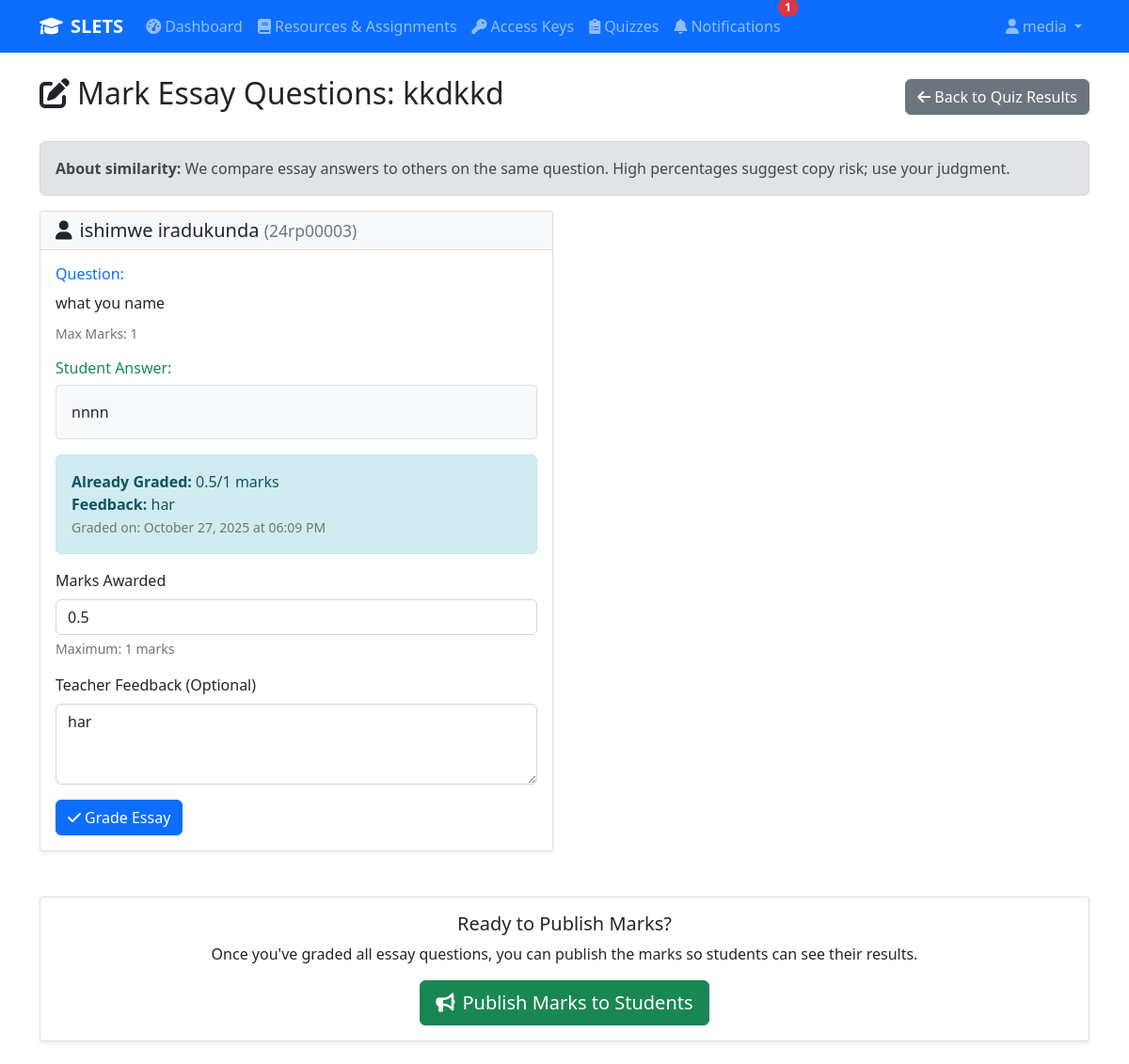
The app's page /teacher/mark_essays/3 (signed in) with its own data.
### app.py (models this page shows, shortened)
class User(UserMixin, db.Model):
    id = db.Column(db.Integer, primary_key=True)
    username = db.Column(db.String(80), unique=True, nullable=False)
    password_hash = db.Column(db.String(255), nullable=False)
    role = db.Column(db.String(20), nullable=False)  # 'admin', 'teacher' or 'student'
    email = db.Column(db.String(255), nullable=False)

class Resource(db.Model):
    id = db.Column(db.Integer, primary_key=True)
    title = db.Column(db.String(200), nullable=False)
    description = db.Column(db.Text)
    resource_type = db.Column(db.String(20), nullable=False)  # 'note', 'video', 'link'
    file_path = db.Column(db.String(255))
    url = db.Column(db.String(500))
    created_by = db.Column(db.Integer, db.ForeignKey('user.id'), nullable=False)
    created_at = db.Column(db.DateTime, default=datetime.now)
    grade = db.Column(db.String(10), nullable=False)
    is_deleted = db.Column(db.Boolean, default=False)  # Soft delete flag
    deleted_at = db.Column(db.DateTime)  # When it was deleted
    deleted_by = db.Column(db.Integer, db.ForeignKey('user.id'))  # Who deleted it
    access_time_limit = db.Column(db.Integer, default=0, nullable=True)  # Time limit in minutes (0 = no limit)

class Student(db.Model):
    id = db.Column(db.Integer, primary_key=True)
    name = db.Column(db.String(100), nullable=False)
    student_id = db.Column(db.String(20), unique=True, nullable=False)
    grade = db.Column(db.String(10), nullable=False)
    user_id = db.Column(db.Integer, db.ForeignKey('user.id'))
    teacher_id = db.Column(db.Integer, db.ForeignKey('user.id'), nullable=True)  # Teacher who created this student (nullable for self-registered)
    created_at = db.Column(db.DateTime, default=datetime.now)

class Question(db.Model):
    id = db.Column(db.Integer, primary_key=True)
    resource_id = db.Column(db.Integer, db.ForeignKey('resource.id'), nullable=False)
    question_text = db.Column(db.Text, nullable=False)
    correct_answer = db.Column(db.Text, nullable=True)
    options = db.Column(db.JSON, nullable=True)
    question_type = db.Column(db.String(10), nullable=False, default='mcq')
    marks = db.Column(db.Integer, nullable=False, default=1)
    created_at = db.Column(db.DateTime, default=datetime.now)

class StudentAnswer(db.Model):
    id = db.Column(db.Integer, primary_key=True)
    student_id = db.Column(db.Integer, db.ForeignKey('student.id'), nullable=False)
    question_id = db.Column(db.Integer, db.ForeignKey('question.id'), nullable=False)
    answer = db.Column(db.Text, nullable=False)
    is_correct = db.Column(db.Boolean, nullable=True)
    marks_awarded = db.Column(db.Float, nullable=True)
    teacher_feedback = db.Column(db.Text, nullable=True)
    graded_at = db.Column(db.DateTime, nullable=True)
    submitted_at = db.Column(db.DateTime, default=datetime.now)
    plagiarism_score = db.Column(db.Float, nullable=True)  # 0.0 - 1.0 similarity
    plagiarism_match_student_id = db.Column(db.Integer, nullable=True)
    plagiarism_match_answer_id = db.Column(db.Integer, nullable=True)
    plagiarism_summary = db.Column(db.Text, nullable=True)

### app.py (the view)
@app.route('/teacher/mark_essays/<int:resource_id>')
@login_required
@teacher_required
def mark_essays(resource_id):
    resource = Resource.query.get_or_404(resource_id)
    if resource.resource_type != 'quiz':
        flash('This is not a quiz resource.', 'danger')
        return redirect(url_for('teacher_dashboard'))
    essay_questions = Question.query.filter_by(resource_id=resource_id, question_type='essay').all()
    essay_answers = []
    for question in essay_questions:
        answers = StudentAnswer.query.filter_by(question_id=question.id).all()
        for answer in answers:
            student = Student.query.get(answer.student_id)
            essay_answers.append({
                'answer': answer,
                'question': question,
                'student': student
            })
    return render_template('mark_essays.html',
                         resource=resource,
                         essay_answers=essay_answers)

### app.py (called while the page is built)
@app.context_processor
def inject_notification_counts():
    student_unread = 0
    teacher_unread = 0
    try:
        if current_user.is_authenticated:
            if getattr(current_user, 'role', None) == 'student':
                student = Student.query.filter_by(user_id=current_user.id).first()
                if student:
                    student_unread = db.session.query(StudentNotification).filter_by(student_id=student.id, is_read=False).count()
            elif getattr(current_user, 'role', None) == 'teacher':
                try:
                    teacher_unread = db.session.query(TeacherNotification).filter_by(teacher_id=current_user.id, is_read=False).count()
                except Exception:
                    teacher_unread = 0
    except Exception:
        pass
    return dict(student_unread_notifications=student_unread, teacher_unread_notifications=teacher_unread)

@login_manager.user_loader
def load_user(user_id):
    return User.query.get(int(user_id))

def teacher_required(f):
    @wraps(f)
    @login_required
    def decorated_function(*args, **kwargs):
        if current_user.role != 'teacher':
            abort(403)
        return f(*args, **kwargs)
    return decorated_function

### templates/mark_essays.html (shortened to what this page needs)
{% extends "base.html" %}
{% block content %}
<div class="container">
    <div class="row mb-4">
        <div class="col-12">
            <div class="d-flex justify-content-between align-items-center">
                <h2><i class="fas fa-edit me-2"></i>Mark Essay Questions: {{ resource.title }}</h2>
                <a href="{{ url_for('quiz_results', quiz_id=resource.id) }}" class="btn btn-secondary">
                    <i class="fas fa-arrow-left"></i> Back to Quiz Results
                </a>
            </div>
        </div>
    </div>
    {% if essay_answers %}
    <div class="row">
        <div class="col-12">
            <div class="alert alert-secondary">
                <strong>About similarity:</strong> We compare essay answers to others on the same question. High percentages suggest copy risk; use your judgment.
            </div>
        </div>
        {% for item in essay_answers %}
        <div class="col-md-6 mb-4">
            <div class="card">
                <div class="card-header">
                    <h5 class="mb-0">
                        <i class="fas fa-user me-2"></i>{{ item.student.name }}
                        <small class="text-muted">({{ item.student.student_id }})</small>
                    </h5>
                </div>
                <div class="card-body">
                    <div class="mb-3">
                        <h6 class="text-primary">Question:</h6>
                        <p class="mb-2">{{ item.question.question_text }}</p>
                        <small class="text-muted">Max Marks: {{ item.question.marks }}</small>
                    </div>
                    <div class="mb-3">
                        <h6 class="text-success">Student Answer:</h6>
                        <div class="border p-3 bg-light rounded">
                            <p class="mb-0">{{ item.answer.answer }}</p>
                        </div>
                    </div>
                    {% if item.answer.marks_awarded is not none %}
                    <div class="alert alert-info">
                        <strong>Already Graded:</strong> {{ item.answer.marks_awarded }}/{{ item.question.marks }} marks
                        {% if item.answer.teacher_feedback %}
                        <br><strong>Feedback:</strong> {{ item.answer.teacher_feedback }}
                        {% endif %}
                        <br><small class="text-muted">Graded on: {{ item.answer.graded_at.strftime('%B %d, %Y at %I:%M %p') }}</small>
                    </div>
                    {% endif %}
                    <form method="POST" action="{{ url_for('grade_essay') }}">
                        <div class="mb-3">
                            <label for="marks_{{ item.answer.id }}" class="form-label">Marks Awarded</label>
                            <input type="number"
                                   class="form-control"
                                   id="marks_{{ item.answer.id }}"
                                   name="marks_awarded"
                                   min="0"
                                   max="{{ item.question.marks }}"
                                   step="0.5"
                                   value="{{ item.answer.marks_awarded or '' }}"
                                   required>
                            <div class="form-text">Maximum: {{ item.question.marks }} marks</div>
                        </div>
                        <div class="mb-3">
                            <label for="feedback_{{ item.answer.id }}" class="form-label">Teacher Feedback (Optional)</label>
                            <textarea class="form-control"
                                      id="feedback_{{ item.answer.id }}"
                                      name="feedback"
                                      rows="3"
                                      placeholder="Provide feedback to help the student improve...">{{ item.answer.teacher_feedback or '' }}</textarea>
                        </div>
                        <button type="submit" class="btn btn-primary">
                            <i class="fas fa-check me-1"></i>Grade Essay
                        </button>
                    </form>
                </div>
            </div>
        </div>
        {% endfor %}
    </div>
    <div class="row mt-4">
        <div class="col-12">
            <div class="card">
                <div class="card-body text-center">
                    <h5 class="card-title">Ready to Publish Marks?</h5>
                    <p class="card-text">Once you've graded all essay questions, you can publish the marks so students can see their results.</p>
                    <form method="POST" action="{{ url_for('publish_marks', resource_id=resource.id) }}" style="display: inline;">
                        <button type="submit" class="btn btn-success btn-lg" onclick="return confirm('Are you sure you want to publish marks? Students will be able to see their results.')">
                            <i class="fas fa-bullhorn me-2"></i>Publish Marks to Students
                        </button>
                    </form>
                </div>
            </div>
        </div>
    </div>
    {% endif %}
</div>
{% endblock %}

### templates/base.html (shortened to what this page needs)
<!DOCTYPE html>
<html lang="en">
<head>
    <link href="https://cdn.jsdelivr.net/npm/bootstrap@5.1.3/dist/css/bootstrap.min.css" rel="stylesheet">
    <link rel="stylesheet" href="https://cdnjs.cloudflare.com/ajax/libs/font-awesome/6.0.0/css/all.min.css">
</head>
<body>
    {% if current_user.is_authenticated %}
    <nav class="navbar navbar-expand-lg navbar-dark bg-primary">
        <div class="container">
            <a class="navbar-brand" href="{{ url_for('index') }}">
                <i class="fas fa-graduation-cap me-2"></i>SLETS
            </a>
            <div class="collapse navbar-collapse" id="navbarNav">
                <ul class="navbar-nav me-auto">
                    {% if current_user.role == 'admin' %}
                        <li class="nav-item">
                            <a class="nav-link" href="{{ url_for('admin_dashboard') }}">
                                <i class="fas fa-user-shield me-1"></i>Admin
                            </a>
                        </li>
                    {% elif current_user.role == 'teacher' %}
                        <li class="nav-item">
                            <a class="nav-link" href="{{ url_for('teacher_dashboard') }}">
                                <i class="fas fa-tachometer-alt me-1"></i>Dashboard
                            </a>
                        </li>
                        <li class="nav-item">
                            <a class="nav-link" href="{{ url_for('teacher_resources') }}">
                                <i class="fas fa-book me-1"></i>Resources & Assignments
                            </a>
                        </li>
                        <li class="nav-item">
                            <a class="nav-link" href="{{ url_for('manage_access_keys') }}">
                                <i class="fas fa-key me-1"></i>Access Keys
                            </a>
                        </li>
                        <li class="nav-item">
                            <a class="nav-link" href="{{ url_for('teacher_quizzes') }}">
                                <i class="fas fa-clipboard-list me-1"></i>Quizzes
                            </a>
                        </li>
                        <li class="nav-item">
                            <a class="nav-link position-relative" href="#" data-bs-toggle="modal" data-bs-target="#notificationModal">
                                <i class="fas fa-bell me-1"></i>Notifications
                                <span id="notificationBadge" class="position-absolute top-0 start-100 translate-middle badge rounded-pill bg-danger" style="display: none;">
                                    <span id="notificationCount">0</span>
                                </span>
                            </a>
                        </li>
                    {% endif %}
                </ul>
                <ul class="navbar-nav">
                    <li class="nav-item dropdown">
                        <a class="nav-link dropdown-toggle" href="#" id="navbarDropdown" role="button" data-bs-toggle="dropdown">
                            <i class="fas fa-user me-1"></i>{{ current_user.username }}
                        </a>
                    </li>
                </ul>
            </div>
        </div>
    </nav>
    {% endif %}
    <main class="py-4">
        {% block content %}{% endblock %}
    </main>
</body>
</html>

### templates/base.html (style rules this page uses)
.navbar-brand { font-weight: bold; }
.card { border: none; box-shadow: 0 0.125rem 0.25rem rgba(0, 0, 0, 0.075); }
.card-header { border-bottom: 1px solid rgba(0, 0, 0, 0.125); }
.btn { border-radius: 0.375rem; }
.form-control, .form-select { border-radius: 0.375rem; }
.alert { border-radius: 0.375rem; }

### templates/mark_essays.html (style rules this page uses)
.card { box-shadow: 0 0.125rem 0.25rem rgba(0, 0, 0, 0.075); border: 1px solid rgba(0, 0, 0, 0.125); }
.card-header { background-color: #f8f9fa; border-bottom: 1px solid rgba(0, 0, 0, 0.125); }
.bg-light { background-color: #f8f9fa !important; }
.alert-info { background-color: #d1ecf1; border-color: #bee5eb; color: #0c5460; }

### records on screen
User: username "media"
Resource: title "kkdkkd"
Student: student.name "ishimwe iradukunda", student.student_id "24rp00003"
Question: question.question_text "what you name", question.marks "1", question.marks "1", question.marks "1"
StudentAnswer: answer.answer "nnnn", answer.marks_awarded "0.5", answer.teacher_feedback "har", answer.graded_at "October 27, 2025 at 06:09 PM", marks_awarded "0.5", feedback "har"
